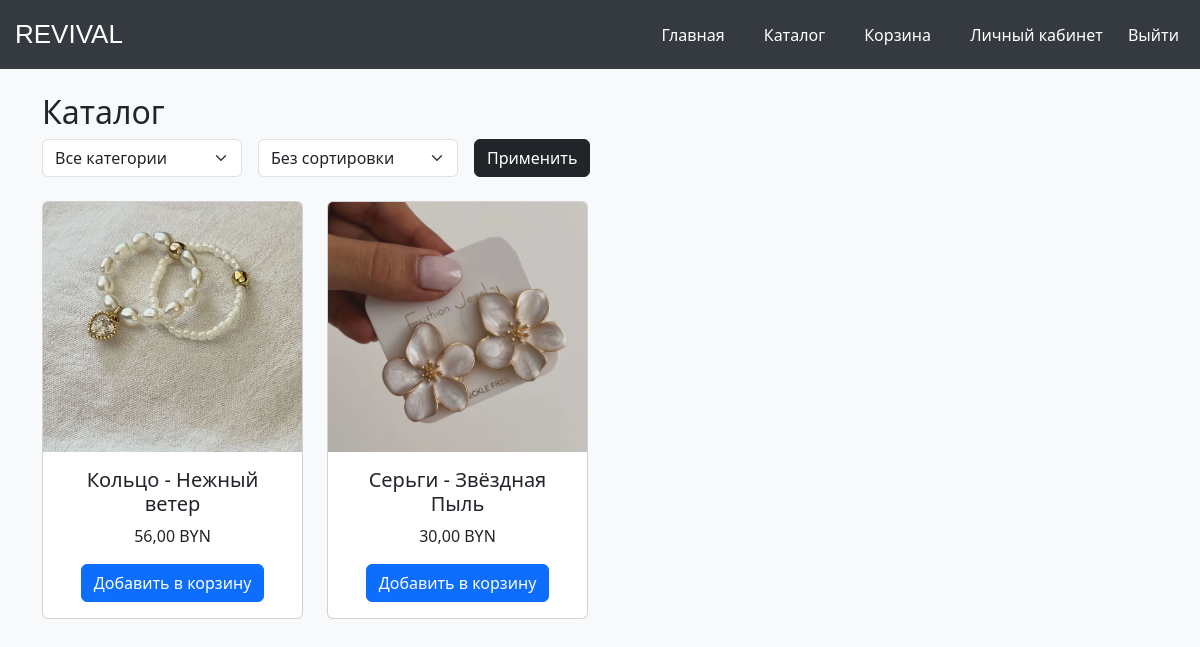
Screenshot of /catalog/ (signed in) with the database file from the repository.
### shop/models.py (models this page shows, shortened)
class Product(models.Model):
    name = models.CharField(max_length=255)
    description = models.TextField()
    price = models.DecimalField(max_digits=10, decimal_places=2)
    category = models.ForeignKey(Category, on_delete=models.CASCADE)
    image = models.ImageField(upload_to='products/')

### shop/views.py (the view)
# urls.py: path('catalog/', views.catalog),
def catalog(request):
    products = Product.objects.all()
    categories = Category.objects.all()
    category = request.GET.get('category')
    sort = request.GET.get('sort')
    if category:
        products = products.filter(category__name=category)
    if sort == 'price_asc':
        products = products.order_by('price')
    elif sort == 'price_desc':
        products = products.order_by('-price')
    elif sort == 'name':
        products = products.order_by('name')
    return render(request, 'catalog.html', {
        'products': products,
        'categories': categories,
        'current_category': category,
        'current_sort': sort,
    })

### templates/catalog.html (shortened to what this page needs)
{% extends 'base.html' %}
{% block content %}
<h2>Каталог</h2>
<form method="get" class="mb-4 d-flex gap-3">
<select name="category" class="form-select" style="width:200px;">
    <option value="">Все категории</option>
</select>
 <select name="sort" class="form-select" style="width:200px;">
    <option value="">Без сортировки</option>
</select>
    <button class="btn btn-dark" type="submit">Применить</button>
</form>
<div class="row">
    {% for product in products %}
    <div class="col-md-3 mb-4">
        <div class="card h-100">
            <a href="/product/{{ product.id }}/">
                <img src="{{ product.image.url }}" class="card-img-top" alt="{{ product.name }}"
     style="height: 250px; object-fit: cover;">
            </a>
            <div class="card-body text-center">
                <h5 class="card-title">{{ product.name }}</h5>
                <p class="card-text">{{ product.price }} BYN</p>
                <form action="/cart/add/{{ product.id }}/" method="post">
    <button class="btn btn-primary">Добавить в корзину</button>
</form>
            </div>
        </div>
    </div>
    {% endfor %}
</div>
{% endblock %}

### templates/base.html (style rules this page uses)
body { background: #f8f9fa; }

### rows the page displays
Product: image (picture), name "Кольцо - Нежный ветер", price "56,00"
Product: image (picture), name "Серьги - Звёздная Пыль", price "30,00"
